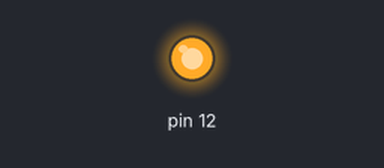
A sketch run on a simulated Arduino Uno, built with avr-gcc and run on an emulated ATmega328P. Parts: output pins drawn as LEDs (lit = HIGH).

Above: at 1.5 s.
At 4.5 s:
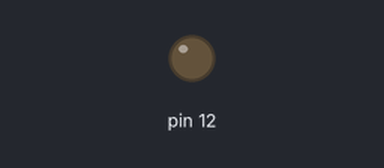
Timing chart, 0 to 7.8 s (numbered marks = the images above):
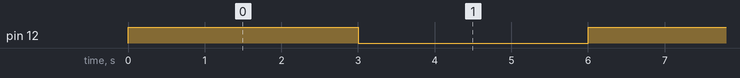

The sketch:

sketch_oct30a.ino
```cpp
void setup() {
pinMode(12,OUTPUT);

  // put your setup code here, to run once:

}

void loop() {
  digitalWrite(12,HIGH);
  delay(3000);
  digitalWrite(12,LOW);
  delay(3000);

  // put your main code here, to run repeatedly:

}
```

Measured:
- by itself, pin 12: alternates HIGH for 3.0 s and LOW for 3.0 s
